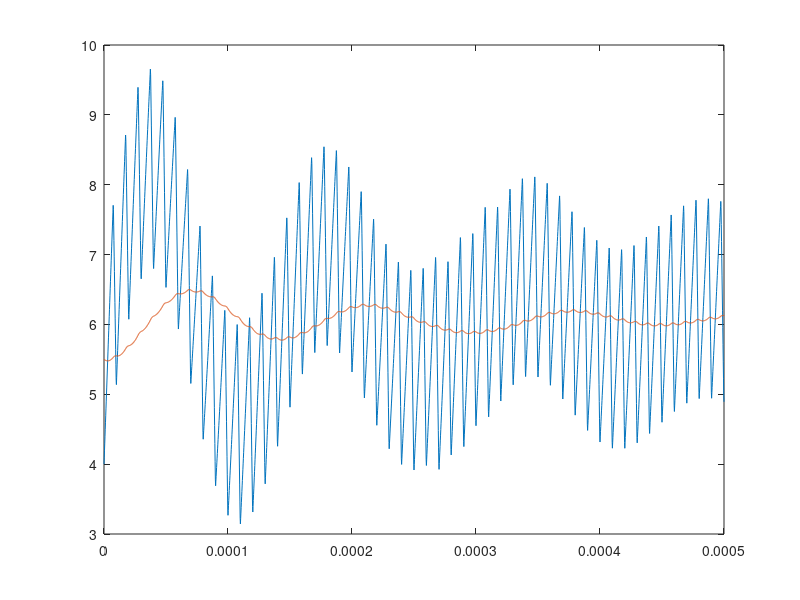

This figure's MATLAB source:
clc,clear
% Inpui Data 
Vd=8; L=5e-6; C=100e-6; rL=1e-3; R=1.0; fs=100e3; Vcontrol=0.75; 
Ts=1/fs; tmax=50*Ts; deltat=Ts/50; 
% 
time= 0:deltat:tmax; 
vst= time/Ts - fix(time/Ts); 
voi= Vd * (Vcontrol > vst); 
%
A=[-rL/L -1/L; 1/C -1/(C*R)]; 
b=[1/L 0]'; 
MN=inv(eye(2) - deltat/2 * A); 
M=MN * (eye(2)+ deltat/2 * A); 
N=MN * deltat/2 * b; 
% 
iL(1)=4.0; vC(1)=5.5; 
timelength=length(time); 
% 
for k = 2:timelength 
    x = M * [iL(k-1) vC(k-1)]' + N * (voi(k) + voi(k-1)); 
    iL(k) = x(1); vC(k) = x(2); 
end
% 
plot(time,iL,time,vC)